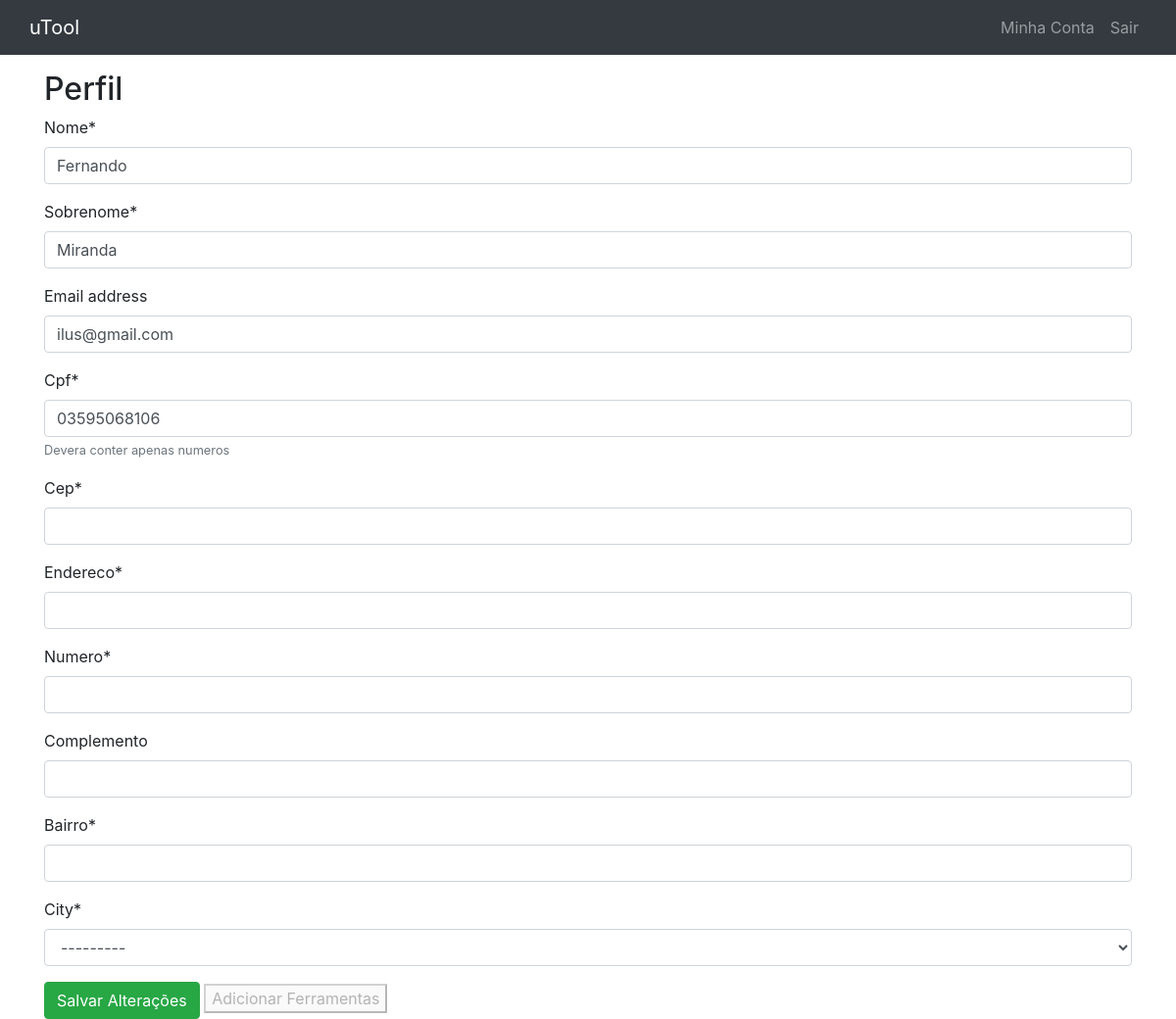
Page /profile/ (signed in) on the earlier database version.
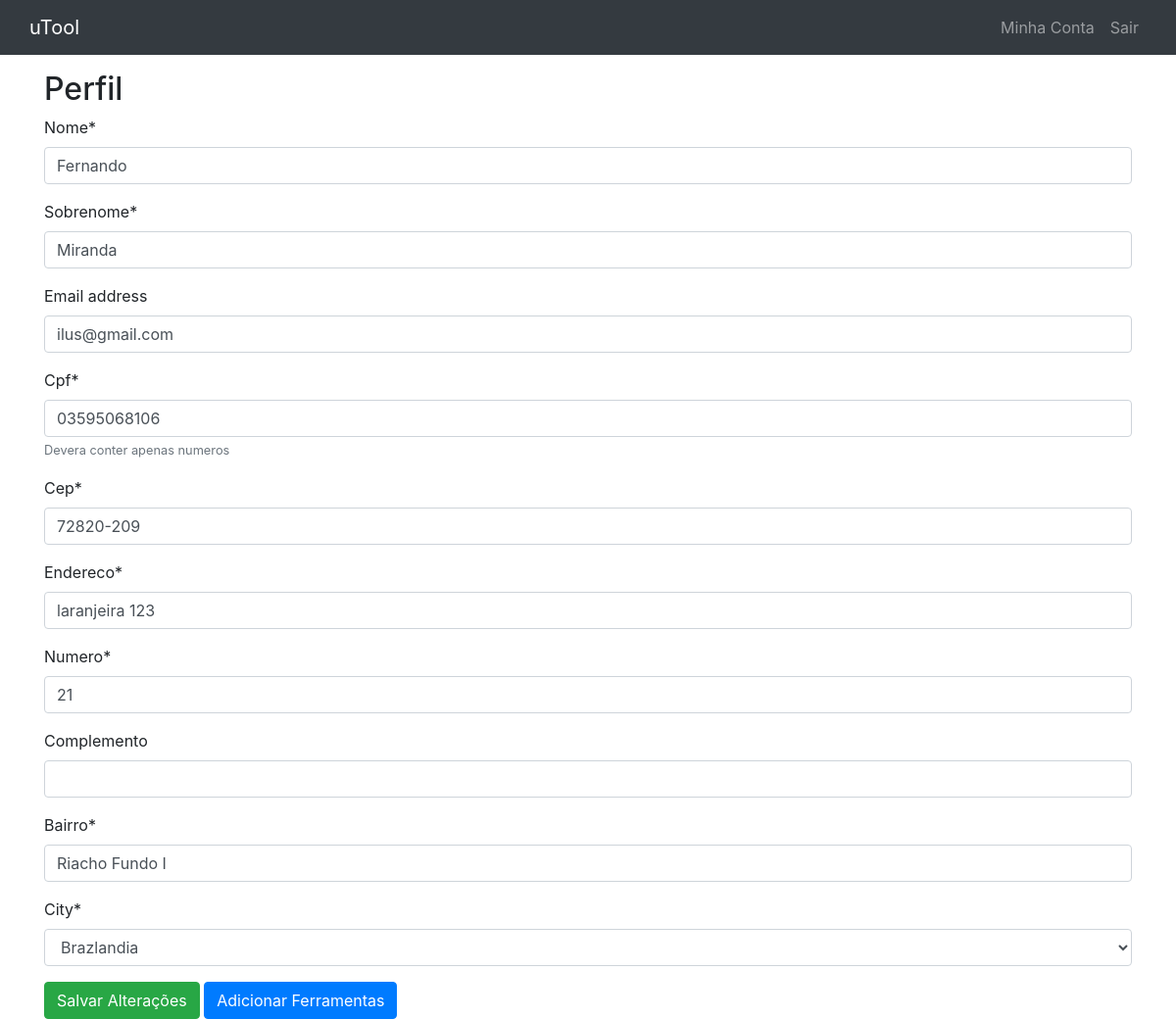
Same page on the later database version.
### users/models.py (models this page shows)
class MyUserModel(AbstractUser):
    name = models.CharField(
        verbose_name="nome",
        max_length=50,
        validators=[RegexValidator(regex='[0-9a-zA-Z]{3}[0-9a-zA-Z]*',
        message='Nome deve conter apenas letras e numeros.',
        code='erro')]
    )
    surname = models.CharField(
        verbose_name="sobrenome",
        max_length=700,
        validators=[RegexValidator(regex='[0-9a-zA-Z ]{3}[0-9a-zA-Z ]*',
        message='Sobrenome deve conter apenas letras, numeros e espacos.',
        code='erro')]
    )
    cpf = models.CharField(
        max_length=11,
        help_text='Devera conter apenas numeros',
        unique=True,
        validators=[validate_cpf]
    )
    adress = models.CharField(
        verbose_name="endereco",
        max_length=50
    )
    number = models.CharField(
        verbose_name="numero",
        max_length=5,
        validators=[RegexValidator(regex='[0-9]+',
        message='Deve conter apenas numeros maiores que 0',
        code='erro')]
    )
    complement = models.CharField(
        verbose_name="complemento",
        max_length=30,
        blank=True
    )
    district = models.CharField(
        verbose_name="bairro",
        max_length=30
    )
    zip_code = models.CharField(
        verbose_name="cep",
        validators=[RegexValidator(regex='7[0-3][0-9]{3}-[0-9]{3}',
        message='CEP estar no formato xxxxx-xxx, e ser um CEP do DF',
        code='erro')],
        max_length=9
    )
    city = models.CharField(max_length=20, choices=(
        ('Aguas Claras', 'Aguas Claras'),
        ('Brazlandia', 'Brazlandia'),
        ('Candangolandia', 'Candangolandia'),
        ('Ceilandia', 'Ceilandia'),
        ('Cruzeiro', 'Cruzeiro'),
        ('Fercal', 'Fercal'),
        ('Gama', 'Gama'),
        ('Guara', 'Guara'),
        ('Itapoa', 'Itapoa'),
        ('Jardim Botanico', 'Jardim Botanico'),
        ('Lago Norte', 'Lago Norte'),
        ('Lago Sul', 'Lago Sul'),
        ('Nucleo Bandeirante', 'Nucleo Bandeirante'),
        ('Paranoa', 'Paranoa'),
        ('Park Way', 'Park Way'),
        ('Planaltina', 'Planaltina'),
        ('Plano Piloto', 'Plano Piloto'),
        ('Samambaia', 'Samambaia'),
        ('Taguatinga', 'Taguatinga'),
        ('Recanto das Emas', 'Recanto das Emas'),
        ('Riacho Fundo 1', 'Riacho Fundo 1'),
        ('Riacho Fundo 2', 'Riacho Fundo 2'),
        ('Santa Maria', 'Santa Maria'),
        ('SCIA', 'SCIA'),
        ('SIA', 'SIA'),
        ('Sao Sebastiao', 'Sao Sebastiao'),
        ('Sobradinho', 'Sobradinho'),
        ('Sobradinho 2', 'Sobradinho 2'),
        ('Sudoeste', 'Sudoeste'),
        ('Varjao', 'Varjao'),
        ('Vicente Pires', 'Vicente Pires'),
    ),)
    state = models.CharField(
        verbose_name="estado",
        max_length=2,
        default='DF',
    )
    first_name = False
    last_name = False
    REQUIRED_FIELDS = []

### users/views.py (the view, shortened to what this page needs)
# urls.py: path('', ProfilePageView.as_view(), name='profile'),
class ProfilePageView(generic.UpdateView):
    model = MyUserModel
    template_name = 'account/profile.html'
    success_url = reverse_lazy('users:profile')
    fields = ['name', 'surname', 'email', 'cpf', 'zip_code','adress', 'number', 'complement', 'district', 'city',]
    def get_object(self):
        return self.request.user

### templates/account/profile.html (shortened to what this page needs)
{% extends 'base.html' %}
{% load crispy_forms_tags %}
{% block content %}
    <h2>Perfil</h2>
    <form method="post">
        {{ form|crispy }}
        <button class="btn btn-success" type="submit">Salvar Alterações</button>
        {% if user.adress == '' %}
            <button type="button" disabled>Adicionar Ferramentas</button>
        {% else %}
            <a class="btn btn-primary" href="{% url 'tools:new_tool' %}">Adicionar Ferramentas</a>
        {% endif %}
    </form>
{% endblock %}

Differences in the rows shown:
changed MyUserModel "Fernando": zip_code (not shown) → "72820-209"; adress (not shown) → "laranjeira 123"; number (not shown) → "21"; district (not shown) → "Riacho Fundo I"; city "---------" → "Brazlandia"
